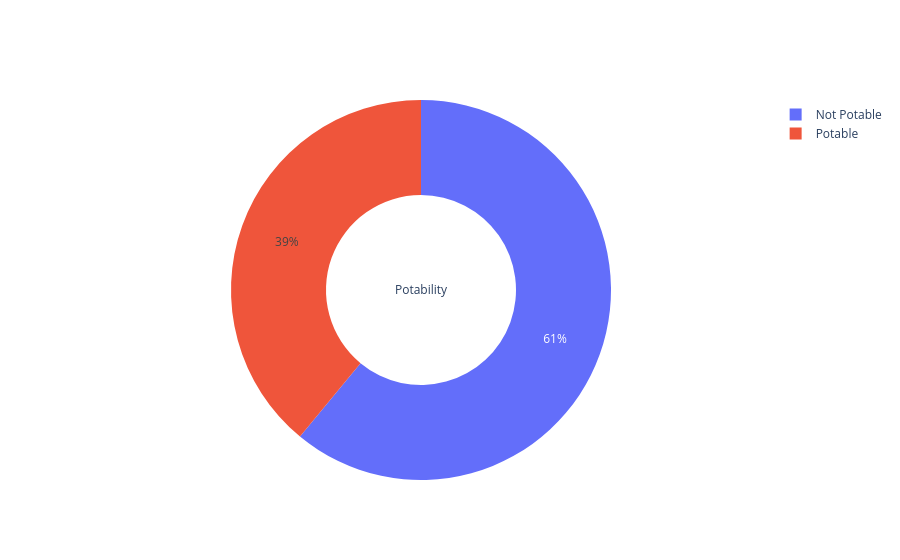

Notebook code for this chart:
### Code cell
labels = ['Not Potable','Potable']
values = [df[df["Potability"]==0].shape[0], df[df["Potability"]==1].shape[0]]

fig = go.Figure(data=[go.Pie(labels=labels, values=values, hole=0.5, title="Potability")])
fig.show()

### Figure 1 — Plotly figure (JSON) as saved in the notebook; plotly's stock layout.template omitted (floating-point values rounded to 4 significant figures)
{"data": [{"hole": 0.5, "labels": ["Not Potable", "Potable"], "title": {"text": "Potability"}, "type": "pie", "values": [1998, 1278]}], "layout": {}}
